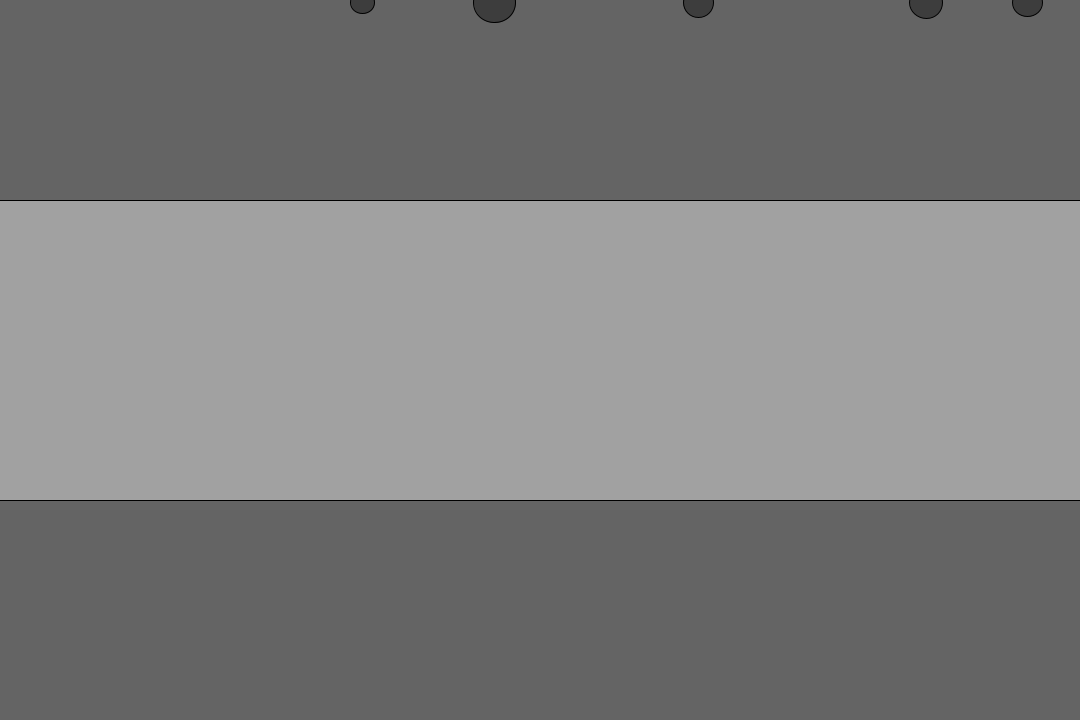
Frame 1 (no input)
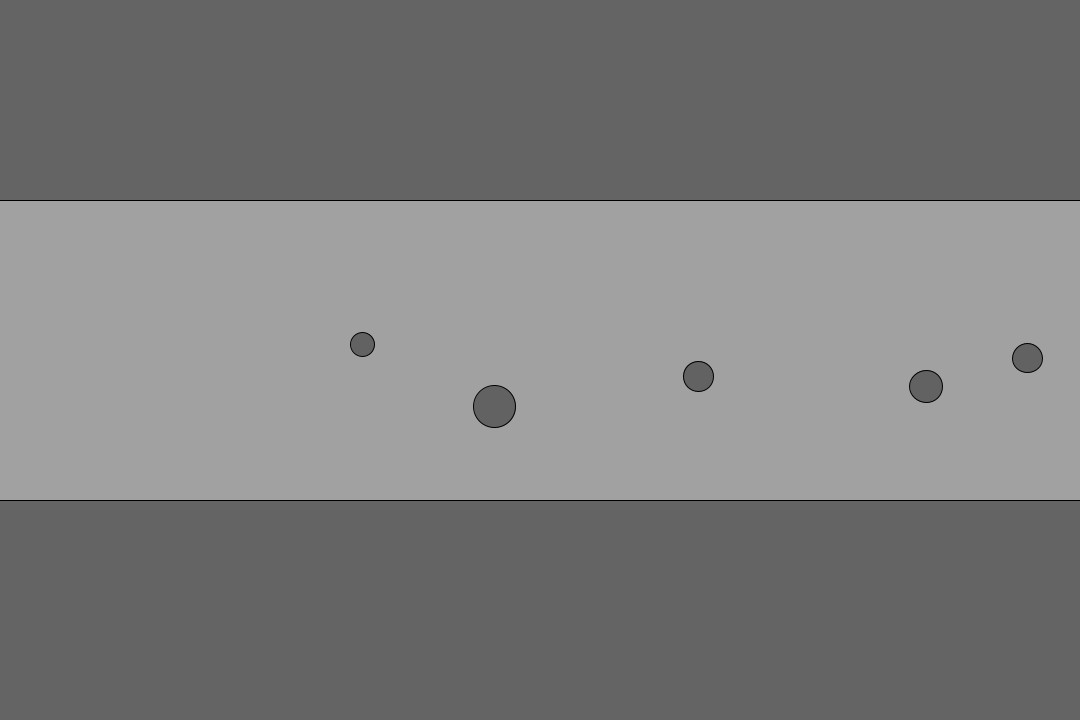
Frame 60 (the mouse pressed at the canvas centre just before this capture)
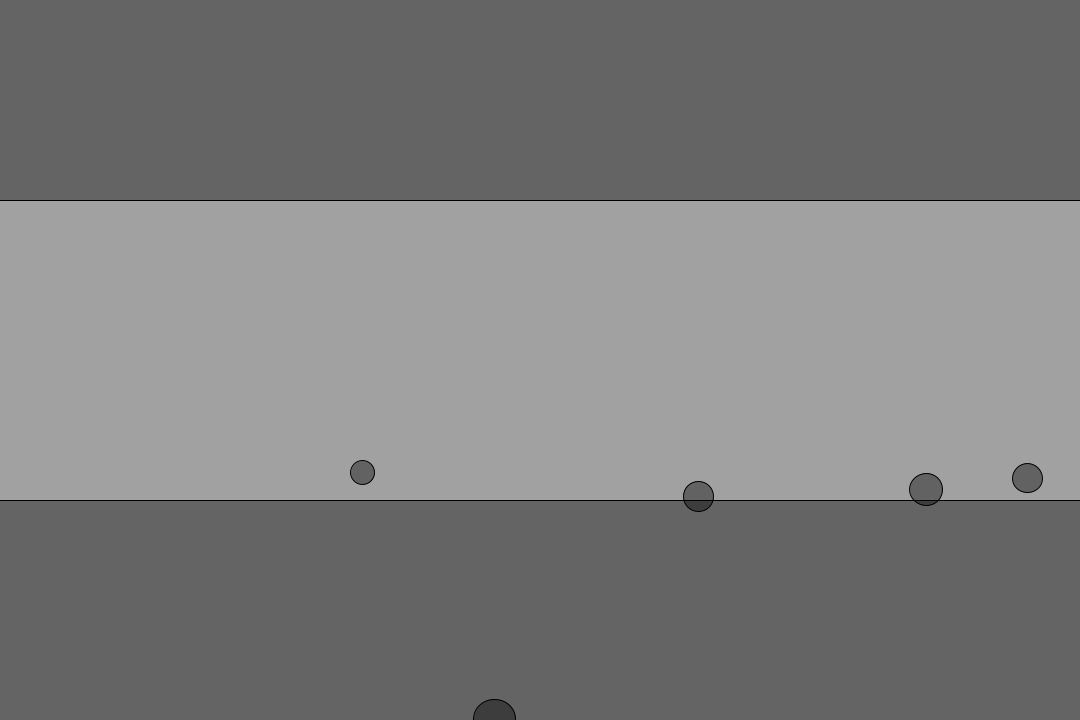
Frame 120 (the mouse held since frame 60 and released just before this capture)

The Processing sketch that drew these frames (run headless with seeded random() and noise(); from frame 60 on, the mouse is pressed at the canvas centre):

// Processing sketch: friction
// ── friction.pde
Mover[] b;
PVector f;
void setup()
{
  b = new Mover[5];
  size(1080, 720);
  for (int i = 0; i < 5; i++)
    b[i] = new Mover();
}
void draw()
{
  background(100);
  stroke(0);
  fill(255,100);
  rect(-1,200,width+1,300);
  fill(0,100);
  for (Mover b : b)
  {
      f = new PVector(0, 2);
      f.mult(b.m);
      b.applyForce(f);
      if (b.loc.y > 200 && b.loc.y < 500)
      { 
        f = b.velo.get();
        f.normalize();
        f.mult(-10);
        b.applyForce(f);
      }
      b.display();
  }
}
// ── Mover.pde
class Mover
{
  PVector loc, acce, velo;
  float m;
  Mover()
  {
    loc = new PVector(random(width), 0);
    acce = new PVector(0, 0);
    velo = new PVector(0, 0);
    m = random(1,3);
  }
  void update()
  {
    velo.add(acce);
    loc.add(velo);
    acce.mult(0);
  }
  void applyForce(PVector f)
  {
    f.div(m);
    acce.add(f);
  }
  void display()
  {
    update();
    edges();
    ellipse(loc.x,loc.y,m*20,m*20);
  }
  void edges()
  {
    if(loc.x < 0 || loc.x > width )
    {
      loc.x = ((loc.x < 0)?0:width);
      velo.x *= -1;
    }
    if(loc.y < 0 || loc.y > height )
    {
      loc.y = ((loc.y < 0)?0:height);
      velo.y *= 0;
      //go = false;
    }
  }
}
